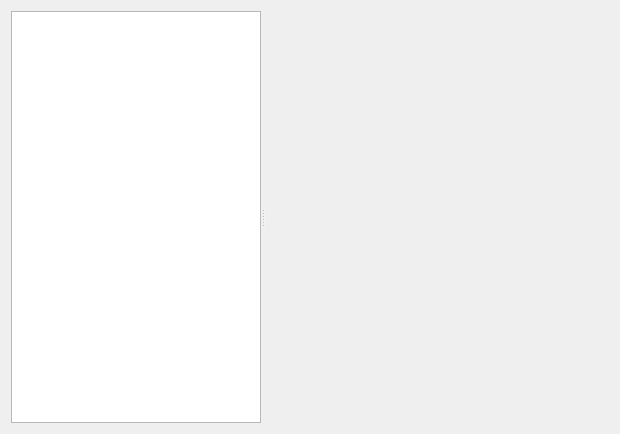
<?xml version="1.0" encoding="UTF-8"?>
<ui version="4.0">
 <class>Form</class>
 <widget class="QWidget" name="Form">
  <property name="geometry">
   <rect>
    <x>0</x>
    <y>0</y>
    <width>620</width>
    <height>434</height>
   </rect>
  </property>
  <property name="windowTitle">
   <string>Form</string>
  </property>
  <layout class="QGridLayout" name="gridLayout">
   <item row="0" column="0">
    <widget class="QSplitter" name="splitter">
     <property name="sizePolicy">
      <sizepolicy hsizetype="Minimum" vsizetype="Preferred">
       <horstretch>0</horstretch>
       <verstretch>0</verstretch>
      </sizepolicy>
     </property>
     <property name="orientation">
      <enum>Qt::Horizontal</enum>
     </property>
     <widget class="QTreeWidget" name="entities_tree_widget">
      <property name="sizePolicy">
       <sizepolicy hsizetype="Expanding" vsizetype="Expanding">
        <horstretch>0</horstretch>
        <verstretch>0</verstretch>
       </sizepolicy>
      </property>
      <property name="maximumSize">
       <size>
        <width>250</width>
        <height>16777215</height>
       </size>
      </property>
      <property name="editTriggers">
       <set>QAbstractItemView::NoEditTriggers</set>
      </property>
      <property name="tabKeyNavigation">
       <bool>true</bool>
      </property>
      <property name="alternatingRowColors">
       <bool>true</bool>
      </property>
      <property name="selectionBehavior">
       <enum>QAbstractItemView::SelectItems</enum>
      </property>
      <property name="uniformRowHeights">
       <bool>true</bool>
      </property>
      <property name="animated">
       <bool>true</bool>
      </property>
      <attribute name="headerVisible">
       <bool>false</bool>
      </attribute>
      <attribute name="headerHighlightSections">
       <bool>false</bool>
      </attribute>
      <column>
       <property name="text">
        <string notr="true">1</string>
       </property>
      </column>
     </widget>
     <widget class="QWidget" name="widget" native="true"/>
    </widget>
   </item>
  </layout>
 </widget>
 <resources/>
 <connections/>
</ui>
